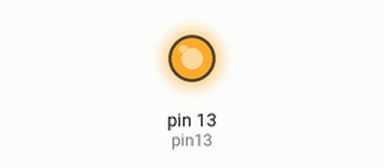
Bench run of a sketch on a simulated Arduino Uno, built with avr-gcc and run on an emulated ATmega328P. Shown: output pins drawn as LEDs (lit = HIGH).

Above: at 0.5 s.
At 4.0 s:
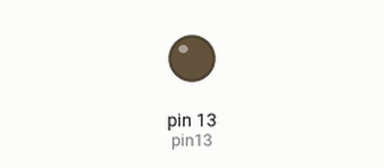
Timing chart, 0 to 5.9 s (numbered marks = the images above):
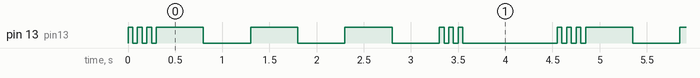

Measured:
- by itself, pin 13 (pin13): repeats every 4.6 s: 2 × (LOW 0.05 s, HIGH 0.05 s), LOW 0.05 s, 3 × (HIGH 0.50 s, LOW 0.50 s), 2 × (HIGH 0.05 s, LOW 0.05 s), HIGH 0.05 s, LOW 1.0 s, HIGH 0.05 s
- by itself, everything shown: repeats every 4.6 s, in 18 steps

The sketch:

Lesson_02_SOS_MORSE_CODE_.ino
```cpp
int pin13=13;
int dt1=50;
int dt2=500;
int dt=1000;
void setup(){
  pinMode(pin13,OUTPUT);
}
void loop(){
  digitalWrite(pin13,HIGH);
delay(dt1);
digitalWrite(pin13,LOW);
delay(dt1);
digitalWrite(pin13,HIGH);
delay(dt1);
digitalWrite(pin13,LOW);
delay(dt1);
digitalWrite(pin13,HIGH);
delay(dt1);
digitalWrite(pin13,LOW);
delay(dt1);
digitalWrite(pin13,HIGH);
delay(dt2);
digitalWrite(pin13,LOW);
delay(dt2);
digitalWrite(pin13,HIGH);
delay(dt2);
digitalWrite(pin13,LOW);
delay(dt2);
digitalWrite(pin13,HIGH);
delay(dt2);
digitalWrite(pin13,LOW);
delay(dt2);
digitalWrite(pin13,HIGH);
delay(dt1);
digitalWrite(pin13,LOW);
delay(dt1);
digitalWrite(pin13,HIGH);
delay(dt1);
digitalWrite(pin13,LOW);
delay(dt1);
digitalWrite(pin13,HIGH);
delay(dt1);
digitalWrite(pin13,LOW);
delay(dt);
}
```
